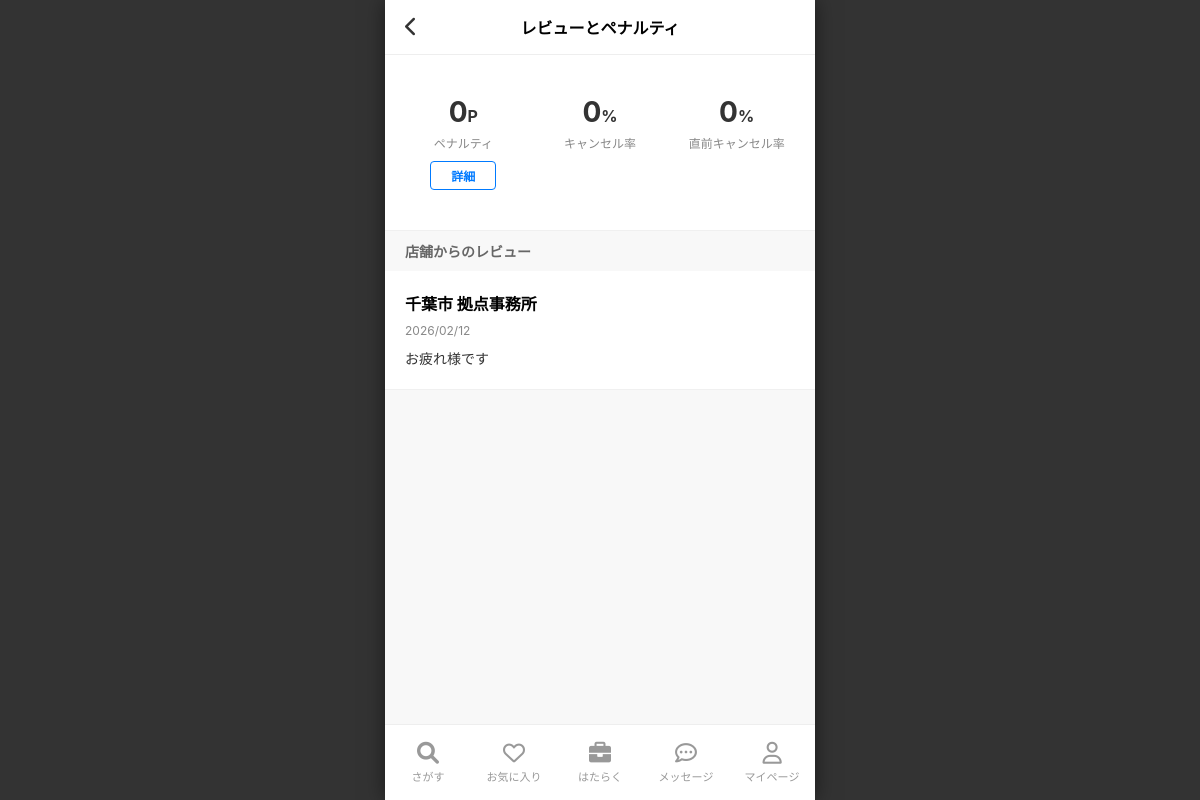
Page /rewards/reviews/ (signed in) on the committed database.
### accounts/models.py (models this page shows, shortened)
class WorkerProfile(models.Model):
    user = models.OneToOneField(User, on_delete=models.CASCADE, related_name='workerprofile')
    birth_date = models.DateField("生年月日", null=True, blank=True)
    last_name_kanji = models.CharField("姓(漢字)", max_length=50, null=True, blank=True)
    first_name_kanji = models.CharField("名(漢字)", max_length=50, null=True, blank=True)
    last_name_kana = models.CharField("セイ(カナ)", max_length=50, null=True, blank=True)
    first_name_kana = models.CharField("メイ(カナ)", max_length=50, null=True, blank=True)
    gender = models.CharField("性別", max_length=10, null=True, blank=True)
    face_photo = models.ImageField("顔写真", upload_to='profiles/faces/', null=True, blank=True)
    postal_code = models.CharField("郵便番号", max_length=7, null=True, blank=True)
    prefecture = models.CharField("都道府県", max_length=20, null=True, blank=True)
    city = models.CharField("市区町村", max_length=100, null=True, blank=True)
    address_line = models.CharField("番地", max_length=100, null=True, blank=True)
    building = models.CharField("建物名・部屋番号", max_length=100, null=True, blank=True)
    occupation = models.CharField("現在の職業", max_length=50, null=True, blank=True) # 所属選択
    work_style = models.CharField("アルバイトの働き方", max_length=100, null=True, blank=True)
    career_interest = models.CharField("正社員への興味", max_length=100, null=True, blank=True)
    target_prefectures = models.TextField("希望都道府県", null=True, blank=True)
    emergency_phone = models.CharField("緊急連絡先電話番号", max_length=20, null=True, blank=True)
    emergency_relation = models.CharField("緊急連絡先続柄", max_length=50, null=True, blank=True)
    is_setup_completed = models.BooleanField("セットアップ完了", default=False)
    is_identity_verified = models.BooleanField("本人確認済み", default=False)
    identity_document1 = models.ImageField("本人確認書類1", upload_to='profiles/identity/', null=True, blank=True)
    penalty = models.CharField("ペナルティ", max_length=50, null=True, blank=True) # テキスト用？
    penalty_points = models.IntegerField("ペナルティポイント", default=0)
    cancellations = models.IntegerField("キャンセル数", default=0)
    lastminute_cancel = models.IntegerField("直前キャンセル数", default=0)
    suspension_end_date = models.DateTimeField("利用停止終了日時", null=True, blank=True)

### business/models.py (models this page shows, shortened)
class WorkerReview(models.Model):
    job_application = models.OneToOneField('JobApplication', on_delete=models.CASCADE, related_name='worker_review')
    store = models.ForeignKey(Store, on_delete=models.CASCADE)
    worker = models.ForeignKey(User, on_delete=models.CASCADE)
    REVIEW_TYPE_CHOICES = [
        ('good', 'Good'),
        ('bad', 'Bad'),
    ]
    review_type = models.CharField("評価", max_length=10, choices=REVIEW_TYPE_CHOICES)
    skills = models.JSONField("評価スキル", default=list, blank=True)
    message = models.TextField("感謝の言葉", blank=True)
    created_at = models.DateTimeField(auto_now_add=True)

class Store(models.Model):
    business = models.ForeignKey(BusinessProfile, on_delete=models.CASCADE)
    store_name = models.CharField("店舗名", max_length=100)
    industry = models.CharField("業種", max_length=50, blank=True, null=True) # 画像準拠で追加
    post_code = models.CharField("郵便番号", max_length=7)
    prefecture = models.CharField("都道府県", max_length=20)
    city = models.CharField("市区町村名", max_length=100)
    address_line = models.CharField("町域・番地", max_length=100)
    building = models.CharField("建物名など", max_length=100, blank=True)
    latitude = models.FloatField("緯度", null=True, blank=True)
    longitude = models.FloatField("経度", null=True, blank=True)

### accounts/views.py (the view)
# urls.py: path('rewards/reviews/', account_views.review_penalty, name='review_penalty'),
@login_required
def review_penalty(request):
    profile = get_object_or_404(WorkerProfile, user=request.user)
    from business.models import WorkerReview
    reviews = WorkerReview.objects.filter(worker=request.user).select_related('store').order_by('-created_at')
    cancel_rate = profile.cancellations # 仮: そのままパーセントとして表示
    lastminute_cancel_rate = profile.lastminute_cancel # 仮
    return render(request, 'MyPage/Review/review_penalty.html', {
        'profile': profile,
        'reviews': reviews,
        'cancel_rate': cancel_rate,
        'lastminute_cancel_rate': lastminute_cancel_rate
    })

### accounts/templates/MyPage/Review/review_penalty.html (shortened to what this page needs)
{% extends 'base_main.html' %}
{% block content %}
<div>
    <div class="header-nav">
        <a href="{% url 'mypage' %}" class="back-btn"><i class="fa-solid fa-chevron-left"></i></a>
        <div class="page-title">レビューとペナルティ</div>
    </div>
    <div class="stats-container">
        <div class="stat-box">
            <div class="stat-value">{{ profile.penalty_points }}<span class="stat-unit">P</span></div>
            <div class="stat-label">ペナルティ</div>
            <a href="{% url 'penalty_detail' %}" class="btn-detail">詳細</a>
        </div>
        <div class="stat-box">
            <div class="stat-value">{{ cancel_rate }}<span class="stat-unit">%</span></div>
            <div class="stat-label">キャンセル率</div>
        </div>
        <div class="stat-box">
            <div class="stat-value">{{ lastminute_cancel_rate }}<span class="stat-unit">%</span></div>
            <div class="stat-label">直前キャンセル率</div>
        </div>
    </div>
    <div class="section-header">店舗からのレビュー</div>
    <div class="review-list">
        {% if reviews %}
        {% for review in reviews %}
        <div class="review-item">
            <div class="review-store">{{ review.store.store_name }}</div>
            <div class="review-date">{{ review.created_at|date:"Y/m/d" }}</div>
            <div class="review-content">{{ review.message|linebreaksbr }}</div>
        </div>
        {% endfor %}
        {% else %}
        <div class="no-review">まだあなたへのレビューがありません</div>
        {% endif %}
    </div>
</div>
{% endblock %}

### templates/base_main.html (style rules this page uses)
:root { --highme-yellow: #FFD700; --ios-blue: #007AFF; --bg-gray: #F8F8F8; }
body, html { margin: 0; padding: 0; height: 100%; width: 100%; background-color: #333; display: flex; justify-content: center; align-items: center; overflow: hidden; font-family: -apple-system, sans-serif; }

### accounts/templates/MyPage/Review/review_penalty.html (style rules this page uses)
.header-nav { position: relative; padding: 15px 20px; text-align: center; background: white; border-bottom: 1px solid #eee; }
.page-title { font-size: 16px; font-weight: bold; }
.back-btn { position: absolute; left: 20px; top: 50%; transform: translateY(-50%); color: #333; font-size: 20px; text-decoration: none; }
.stats-container { display: flex; justify-content: space-around; padding: 40px 10px; background: white; text-align: center; border-bottom: 1px solid #f0f0f0; }
.stat-box { flex: 1; }
.stat-value { font-size: 28px; font-weight: bold; color: #333; margin-bottom: 5px; }
.stat-unit { font-size: 16px; }
.stat-label { font-size: 12px; color: #888; margin-bottom: 10px; }
.btn-detail { display: inline-block; border: 1px solid #007AFF; color: #007AFF; background: white; padding: 5px 20px; border-radius: 4px; font-size: 12px; font-weight: bold; text-decoration: none; }
.section-header { background: #f8f8f8; padding: 10px 20px; font-size: 14px; color: #666; font-weight: bold; }
.review-list { background: white; }
.review-item { padding: 20px; border-bottom: 1px solid #f0f0f0; }
.review-store { font-weight: bold; margin-bottom: 8px; }
.review-date { font-size: 12px; color: #888; margin-bottom: 10px; }
.review-content { font-size: 14px; line-height: 1.5; color: #333; }

### rows in the picture
WorkerProfile: penalty_points "0"
WorkerReview: store.store_name "千葉市 拠点事務所", created_at "2026/02/12", message "お疲れ様です"

### other values in the picture
{{ cancel_rate }} "0"
{{ lastminute_cancel_rate }} "0"
